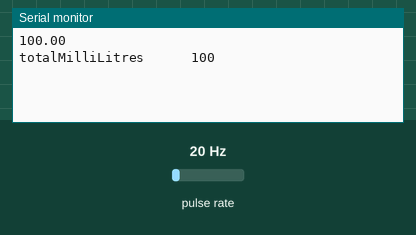
Bench run of a sketch on a simulated Arduino Uno, built with avr-gcc and run on an emulated ATmega328P. On the bench: the last lines printed to the serial monitor. Wiring (inferred from the names in the program): pulse sensor: data pin 2. Inputs (shaded band) come from the test bench; at power-on: pulse rate 20 Hz.

Above: at 1.2 s.
1.3 s: pulse rate (sensor on pin 2) set to 4 Hz
At 2.6 s:
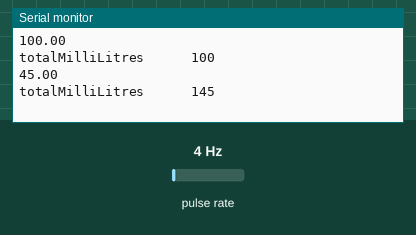
2.8 s: pulse rate (sensor on pin 2) set to 50 Hz
At 3.8 s:
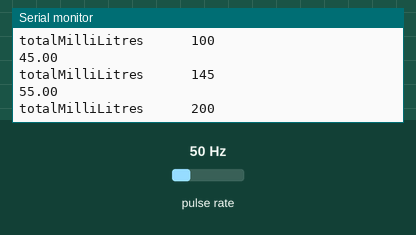
Timing chart, 0 to 5.8 s (numbered marks = the images above; inputs shaded):
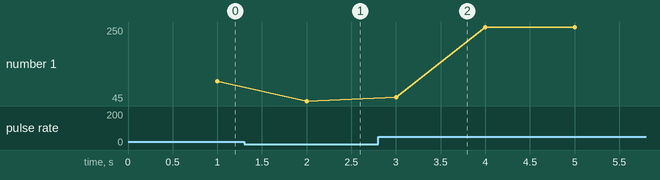

Measured:
- after the input at 1.3 s, the serial monitor: prints a new line after 0.70 s (image 1)
- after the input at 2.8 s, the serial monitor: prints a new line after 0.20 s (image 2)
- plotted number 1: 100 → 45 after the input at 1.3 s, 45 → 250 after the input at 2.8 s

The sketch:

FLOW_METER.ino
```cpp
int flowPin = 2;    //This is the input pin on the Arduino
double flowRate;    //This is the value we intend to calculate.
volatile int count; //This integer needs to be set as volatile to ensure it updates correctly during the interrupt process.
 unsigned long totalMilliLitres = 0;
void setup() {
  // put your setup code here, to run once:
  pinMode(flowPin, INPUT);           //Sets the pin as an input
  attachInterrupt(0, Flow, RISING);  //Configures interrupt 0 (pin 2 on the Arduino Uno) to run the function "Flow"
  Serial.begin(9600);  //Start Serial
}
void loop() {
  // put your main code here, to run repeatedly:
  count = 0;      // Reset the counter so we start counting from 0 again
  interrupts();   //Enables interrupts on the Arduino
  delay (1000);   //Wait 1 second
  noInterrupts(); //Disable the interrupts on the Arduino

  //Start the math
  flowRate = (count * 5);        //Take counted pulses in the last second and multiply by 2.25mL
//  flowRate = flowRate * 60;         //Convert seconds to minutes, giving you mL / Minute
//  flowRate = flowRate / 1000;       //Convert mL to Liters, giving you Liters / Minute
  totalMilliLitres += flowRate;
  Serial.println(flowRate);         //Print the variable flowRate to Serial
  Serial.print("totalMilliLitres      ");
   Serial.println(totalMilliLitres);
}

void Flow()
{
   count++; //Every time this function is called, increment "count" by 1
}
```
